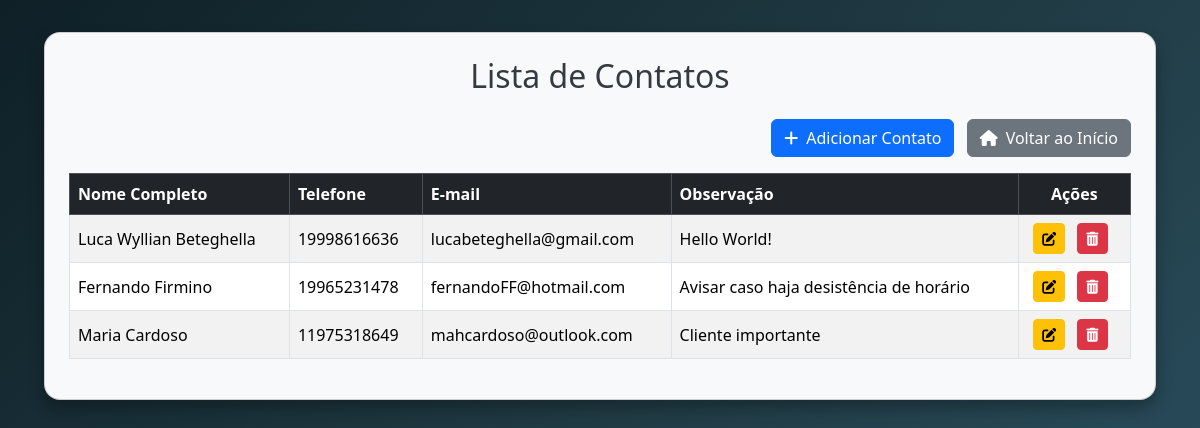
Screenshot of /contatos/ (signed in) with the database file from the repository.
### core/models.py (models this page shows, shortened)
class Agenda(models.Model):
    nome_completo = models.CharField(max_length=150)
    telefone = models.CharField(max_length=20)
    email = models.EmailField()
    observacao = models.CharField(blank=True, max_length=100)

### core/views.py (the view)
# urls.py: path('contatos/', listar_contatos, name='listar_contatos'),
@login_required
def listar_contatos(request):
    contatos = Agenda.objects.all()
    return render(request, 'listar_contatos.html', {'contatos': contatos})

### core/templates/listar_contatos.html (shortened to what this page needs)
<!DOCTYPE html>
<html lang="pt-BR">
<head>
  <link href="https://cdn.jsdelivr.net/npm/bootstrap@5.3.3/dist/css/bootstrap.min.css" rel="stylesheet" />
  <link href="https://cdnjs.cloudflare.com/ajax/libs/font-awesome/6.5.0/css/all.min.css" rel="stylesheet" />
</head>
<body>
  <div class="container">
    <div class="card p-4">
      <h2 class="mb-4 text-center">Lista de Contatos</h2>
      <div class="mb-3 text-end">
        <a href="{% url 'adicionar_contato' %}" class="btn btn-primary">
          <i class="fas fa-plus me-2"></i>Adicionar Contato
        </a>
        <a href="{% url 'home' %}" class="btn btn-secondary ms-2">
          <i class="fas fa-home me-2"></i>Voltar ao Início
        </a>
      </div>
      {% if contatos %}
      <div class="table-responsive">
        <table class="table table-striped table-bordered align-middle">
          <thead class="table-dark">
            <tr>
              <th>Nome Completo</th>
              <th>Telefone</th>
              <th>E-mail</th>
              <th>Observação</th>
              <th class="text-center">Ações</th>
            </tr>
          </thead>
          <tbody>
            {% for contato in contatos %}
            <tr>
              <td>{{ contato.nome_completo }}</td>
              <td>{{ contato.telefone }}</td>
              <td>{{ contato.email }}</td>
              <td>{{ contato.observacao|default:"-" }}</td>
              <td class="text-center">
                <a href="{% url 'editar_contato' contato.id %}" class="btn btn-warning btn-sm btn-action" title="Editar">
                  <i class="fas fa-edit"></i>
                </a>
                <a href="{% url 'excluir_contato' contato.id %}" class="btn btn-danger btn-sm btn-action" title="Excluir">
                  <i class="fas fa-trash-alt"></i>
                </a>
              </td>
            </tr>
            {% endfor %}
          </tbody>
        </table>
      </div>
      {% else %}
      <p class="text-center">Nenhum contato cadastrado.</p>
      {% endif %}
    </div>
  </div>
</body>
</html>

### core/templates/listar_contatos.html (style rules this page uses)
body { background: linear-gradient(135deg, #0f2027, #203a43, #2c5364); color: white; min-height: 100vh; padding: 2rem; }
.card { background-color: #f8f9fa; color: #343a40; border-radius: 1rem; box-shadow: 0 0.5rem 1rem rgba(0, 0, 0, 0.3); }
table { margin-bottom: 0; }
.btn-action { margin-right: 0.5rem; }

### rows the page displays
Agenda: nome_completo "Luca Wyllian Beteghella", telefone "19998616636", email "lucabeteghella@gmail.com", observacao "Hello World!"
Agenda: nome_completo "Fernando Firmino", telefone "19965231478", email "fernandoFF@hotmail.com", observacao "Avisar caso haja desistência de horário"
Agenda: nome_completo "Maria Cardoso", telefone "11975318649", email "mahcardoso@outlook.com", observacao "Cliente importante"
